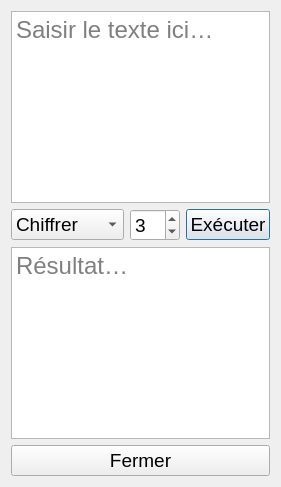
<?xml version="1.0" encoding="UTF-8"?>
<ui version="4.0">
 <class>DlgChiffrement</class>
 <widget class="QDialog" name="DlgChiffrement">
  <property name="windowTitle">
   <string>Chiffrement / Déchiffrement</string>
  </property>
  <layout class="QVBoxLayout" name="verticalLayout">

   <!-- Zone d'entrée (18 pt) -->
   <item>
    <widget class="QPlainTextEdit" name="inputTexte">
     <property name="placeholderText">
      <string>Saisir le texte ici…</string>
     </property>
     <property name="font">
      <font>
       <pointsize>18</pointsize>
      </font>
     </property>
     <property name="sizePolicy">
      <sizepolicy hsizetype="Expanding" vsizetype="Expanding">
       <horstretch>0</horstretch>
       <verstretch>1</verstretch>
      </sizepolicy>
     </property>
    </widget>
   </item>

   <!-- Ligne de contrôles -->
   <item>
    <layout class="QHBoxLayout" name="controlsLayout">

     <item>
      <widget class="QComboBox" name="comboMode">
       <property name="font">
        <font>
         <pointsize>14</pointsize>
        </font>
       </property>
       <item><property name="text"><string>Chiffrer</string></property></item>
       <item><property name="text"><string>Déchiffrer</string></property></item>
      </widget>
     </item>

     <item>
      <widget class="QSpinBox" name="spinDecalage">
       <property name="font">
        <font>
         <pointsize>14</pointsize>
        </font>
       </property>
       <property name="minimum"><number>0</number></property>
       <property name="maximum"><number>25</number></property>
       <property name="value"><number>3</number></property>
       <property name="toolTip">
        <string>Décalage (0–25)</string>
       </property>
      </widget>
     </item>

     <item>
      <widget class="QPushButton" name="btnExecuter">
       <property name="font">
        <font>
         <pointsize>14</pointsize>
        </font>
       </property>
       <property name="text"><string>Exécuter</string></property>
      </widget>
     </item>

    </layout>
   </item>

   <!-- Zone de sortie (18 pt) -->
   <item>
    <widget class="QPlainTextEdit" name="outputTexte">
     <property name="placeholderText">
      <string>Résultat…</string>
     </property>
     <property name="font">
      <font>
       <pointsize>18</pointsize>
      </font>
     </property>
     <property name="sizePolicy">
      <sizepolicy hsizetype="Expanding" vsizetype="Expanding">
       <horstretch>0</horstretch>
       <verstretch>1</verstretch>
      </sizepolicy>
     </property>
    </widget>
   </item>

   <!-- Bouton fermer -->
   <item>
    <widget class="QPushButton" name="btnFermer">
     <property name="font">
      <font>
       <pointsize>14</pointsize>
      </font>
     </property>
     <property name="text"><string>Fermer</string></property>
    </widget>
   </item>

  </layout>
 </widget>
 <resources/>
 <connections/>
</ui>
